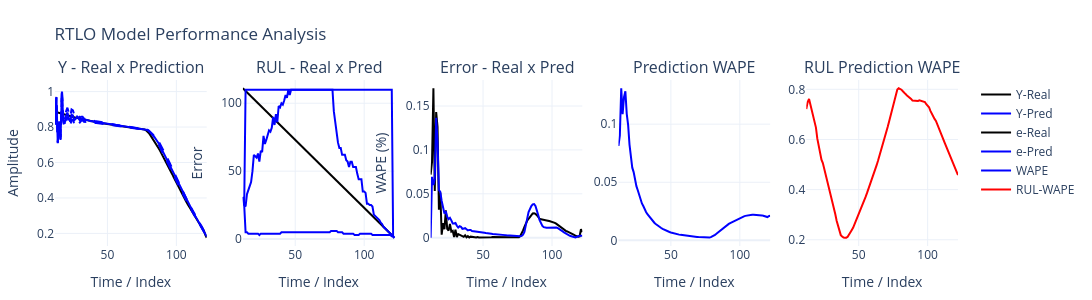

Notebook source saved alongside this figure:
### Markdown cell above
Erro: 0.021212230440626537 parameters:  [11, 27, 8, 0.01, 1e-05, 1e-05, 1]\
Erro: 0.021041179830575067 parameters:  [11, 24, 7, 0.01, 0.0001, 0.001, 1]\
Erro: 0.020804303544066084 parameters:  [10, 29, 3, 0.01, 0.001, 0.01, 1]\
Erro: 0.02045921646435609 parameters:  [17, 30, 14, 0.01, 0.0001, 0.0001, 1]\
Erro: 0.019159451075689306 parameters:  [16, 26, 7, 0.01, 0.001, 1e-06, 1]

### Code cell
nI,nR,nO,N1,N2,N3,τ= params
ηS = [N1,N2,N3]
X,Y = prepare_data(sig,n=nI,m=nO)
rnn = RTLO(nI,nR,nO,ηS,τ)
rnn.ref = len(sig)-nI
for i in range(len(X[:])):
    #rnn.PredRul(x=X[i],store=True)
    rnn.PredRulIntr(x=X[i],store=True)
    rnn.fit(X[i],Y[i],start=0,store=True)
#print(.wR[0])


print(rnn.εY)  
print(rnn.rWAPE[-1])      
PlotPredErrorPLY(rnn,w=1500)
